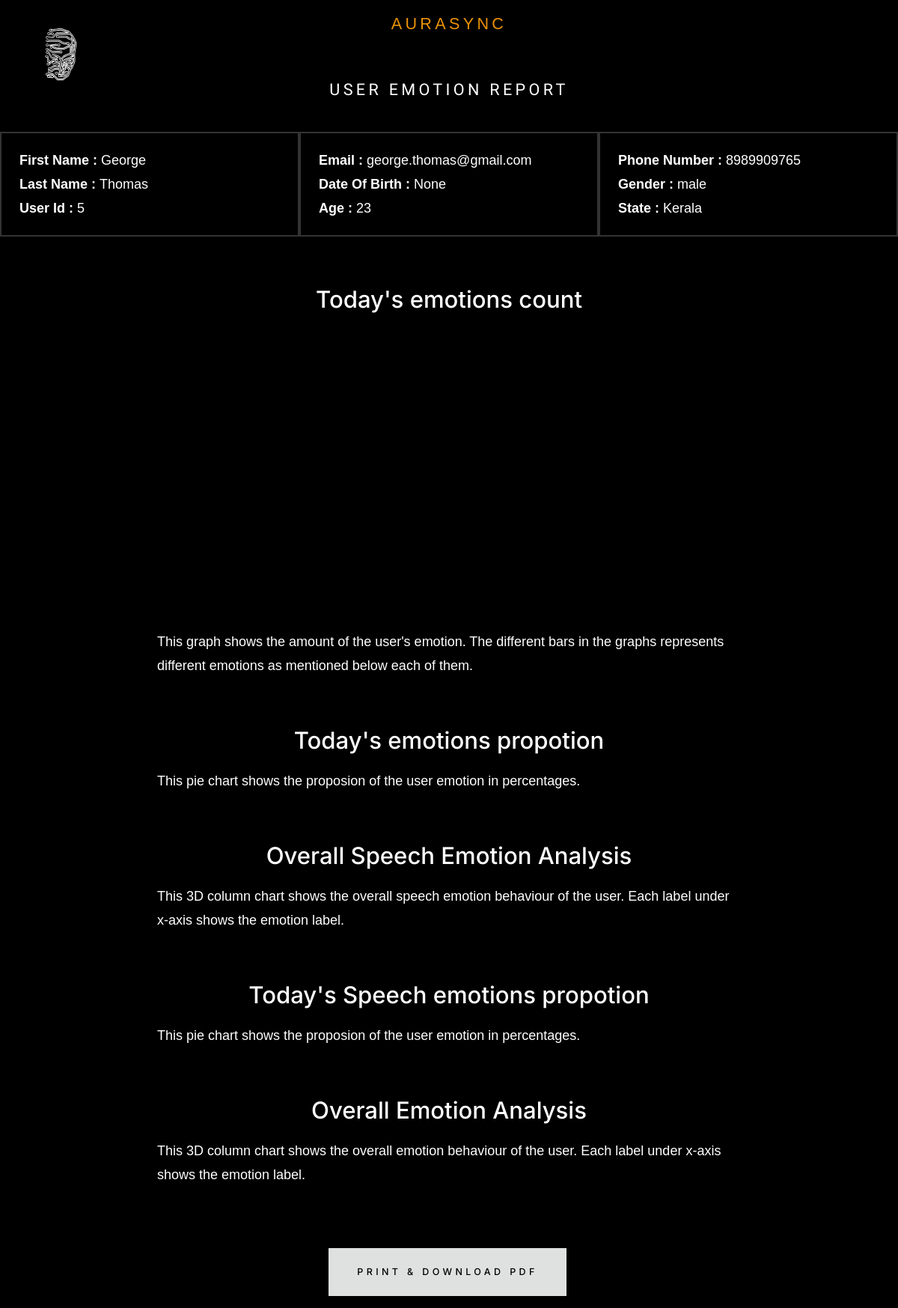
Page /Analysis_page/5 on the committed database.
### User/models.py (models this page shows, shortened)
class User_Details(models.Model):
    user = models.ForeignKey(User, on_delete=models.CASCADE, null=True)
    phone_number = models.CharField(max_length = 10)
    address = models.CharField(max_length=225)
    gender = models.CharField(max_length=255)
    dob = models.DateField(null=True)
    age = models.CharField(max_length=255)
    state = models.CharField(max_length=255)
    user_type = models.CharField(max_length=255)
    trainer = models.IntegerField(null=True, blank=True)

### User/views.py (the view)
# urls.py: path('Analysis_page/<int:user_id>',views.Analysis_page,name = 'Analysis_page'),
def Analysis_page(request, user_id):
    current_date = timezone.now().date()
    user = User.objects.filter(id = user_id).first()
    user_details = User_Details.objects.filter(user = user).first()
    emotion_counts = (
        Emotion_analysis.objects
        .filter(user=user, created_at__date = current_date)
        .values('emotion_label')
        .annotate(count=Count('emotion_label'))
        .order_by('-count')
    )
    speech_emotions = (
        Emotion_analysis.objects
        .filter(user=user, created_at__date = current_date, emotion_type='Speech')
        .values('emotion_label')
        .annotate(count=Count('emotion_label'))
        .order_by('-count')
    )
    all_emotions = Emotion_analysis.objects.filter(user = user).values('emotion_label').annotate(count=Count('emotion_label')).order_by('-count')
    total_emotion_count = Emotion_analysis.objects.filter(user=user, created_at__date = current_date).values('emotion_label').count()
    Highcharts_data = list(emotion_counts)
    speech_emotions = list(speech_emotions)
    return render(request, 'User/analysis/user_report.html', {'user' : user, 'user_details' : user_details, 'Highcharts_data': Highcharts_data, 'total_emotion_count': total_emotion_count, 'all_emotions' : all_emotions, 'speech_emotions' : speech_emotions})

### templates/User/analysis/user_report.html (shortened to what this page needs)
{% load static %}
<html>
    <head>
        <link rel="stylesheet" href="{% static 'User/css/vendor.css' %}">
        <link rel="stylesheet" href="{% static 'User/css/styles.css' %}">
    </head>
    <body>
        <header>
            <div class="s-header__logo">
                <a class="logo" href="{% url 'index' %}">
                    <img src="/static/User/images/logo.svg" height="60px" width="60px" alt="Homepage">
                </a>
            </div>
            <center>
                <h1 class="s-intro__pretitle"><span style="color:hsla(37, 95%, 47%, 1);">AuraSync</span></h1>
                <h1 class="s-intro__pretitle kanit-regular">User emotion report</h1>
            </center>
        </header>
        <div class="container">
            <div class="column"><ul>
                <li><b>First Name : </b>{{ user.first_name }}</li>
                <li><b>Last Name : </b>{{ user.last_name }}</li>
                <li><b>User Id : </b>{{ user.id }}</li>
            </ul></div>
            <div class="column"><ul>
                <li><b>Email : </b>{{ user.email }}</li>
                <li><b>Date Of Birth : </b>{{ user_details.dob }}</li>
                <li><b>Age : </b>{{ user_details.age }}</li>
            </ul></div>
            <div class="column"><ul>
                <li><b>Phone Number : </b>{{ user_details.phone_number }}</li>
                <li><b>Gender : </b>{{ user_details.gender }}</li>
                <li><b>State : </b>{{ user_details.state }}</li>
            </ul></div>
         </div>
                <container>
                    <center><h3 style="color:white;">Today's emotions count</h3></center>
                    <figure class="highcharts-figure">
                        <div id="container"></div>
                            <p class="highcharts-description">
                                This graph shows the amount of the user's emotion. The different bars in the graphs represents different emotions as mentioned below each of them.
                            </p>
                    </figure>
                </container>
                <container>
                    <center><h3 style="color:white;">Today's emotions propotion</h3></center>
                    <figure class="highcharts-figure">
                            <p class="highcharts-description">
                                    This pie chart shows the proposion of the user emotion in percentages.
                            </p>
                    </figure>
                </container>
                <container>
                    <center><h3 style="color:white;"> Overall Speech Emotion Analysis </h3></center>
                    <figure class="highcharts-figure">
                            <p class="highcharts-description">
                                This 3D column chart shows the  overall speech emotion behaviour of the user. Each label under x-axis shows the emotion label.
                            </p>
                    <figure>
                <container>
                <container>
                    <center><h3 style="color:white;">Today's Speech emotions propotion</h3></center>
                    <figure class="highcharts-figure">
                            <p class="highcharts-description">
                                    This pie chart shows the proposion of the user emotion in percentages.
                            </p>
                    </figure>
                </container>
                <container>
                    <center><h3 style="color:white;"> Overall Emotion Analysis </h3></center>
                    <figure class="highcharts-figure">
                            <p class="highcharts-description">
                                This 3D column chart shows the  overall emotion behaviour of the user. Each label under x-axis shows the emotion label.
                            </p>
                    <figure>
                <container>
<br>
<br>
                <center><button class="next-btn" id="printDownloadBtn">Print & Download PDF</button></center>
    </body>
    </html>

### templates/User/analysis/user_report.html (style rules this page uses)
body { background-color : black; font-family: 'Orbitron', sans-serif; color: white; }
.kanit-regular { font-family: "Kanit", sans-serif; font-weight: 400; font-style: normal; }
ul { list-style-type: none; padding: 0; margin: 0; }
.container { display: flex; width: 100vw; }
.column { flex: 1; padding: 20px; color: #ffffff; border: 2px solid #333; background-color: transparent; box-sizing: border-box; }
.highcharts-figure, .highcharts-data-table table { min-width: 310px; max-width: 800px; margin: 1em auto; }
#container { height: 400px; }
.highcharts-description { margin: 0.3rem 10px; }
.highcharts-figure, .highcharts-data-table table { min-width: 320px; max-width: 800px; margin: 1em auto; }
* { font-family: Helvetica, Arial, sans-serif; }
.highcharts-figure, .highcharts-data-table table { min-width: 320px; max-width: 660px; margin: 1em auto; }

### rows in the picture
User_Details: dob "None", age "23", phone_number "8989909765", gender "male", state "Kerala"

### other values in the picture
{{ user.first_name }} "George"
{{ user.last_name }} "Thomas"
{{ user.id }} "5"
{{ user.email }} "george.thomas@gmail.com"
